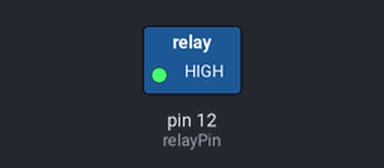
The sketch below on a simulated Arduino Uno, built with avr-gcc and run on an emulated ATmega328P. On the bench: switched loads named in the sketch (green lamp = pin HIGH).

Above: at 1.0 s.
At 3.0 s:
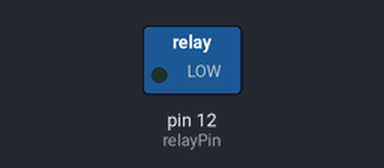
Timing chart, 0 to 5.2 s (numbered marks = the images above):
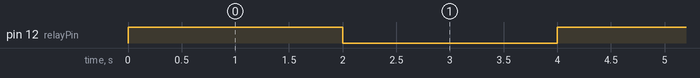

The sketch:

relayOnOff.ino
```cpp
#define relayPin 12  // Pin connected to the relay IN pin

void setup() {
  pinMode(relayPin, OUTPUT);  // Set relayPin as output
  digitalWrite(relayPin, LOW);  // Initialize the relay to off
}

void loop() {
  digitalWrite(relayPin, HIGH);  // Turn relay on (close the NO and COM connection)
  delay(2000);  // Wait for 2 seconds

  digitalWrite(relayPin, LOW);  // Turn relay off (open the NO and COM connection)
  delay(2000);  // Wait for 2 seconds
}
```

Measured:
- by itself, pin 12 (relayPin): alternates HIGH for 2.0 s and LOW for 2.0 s
